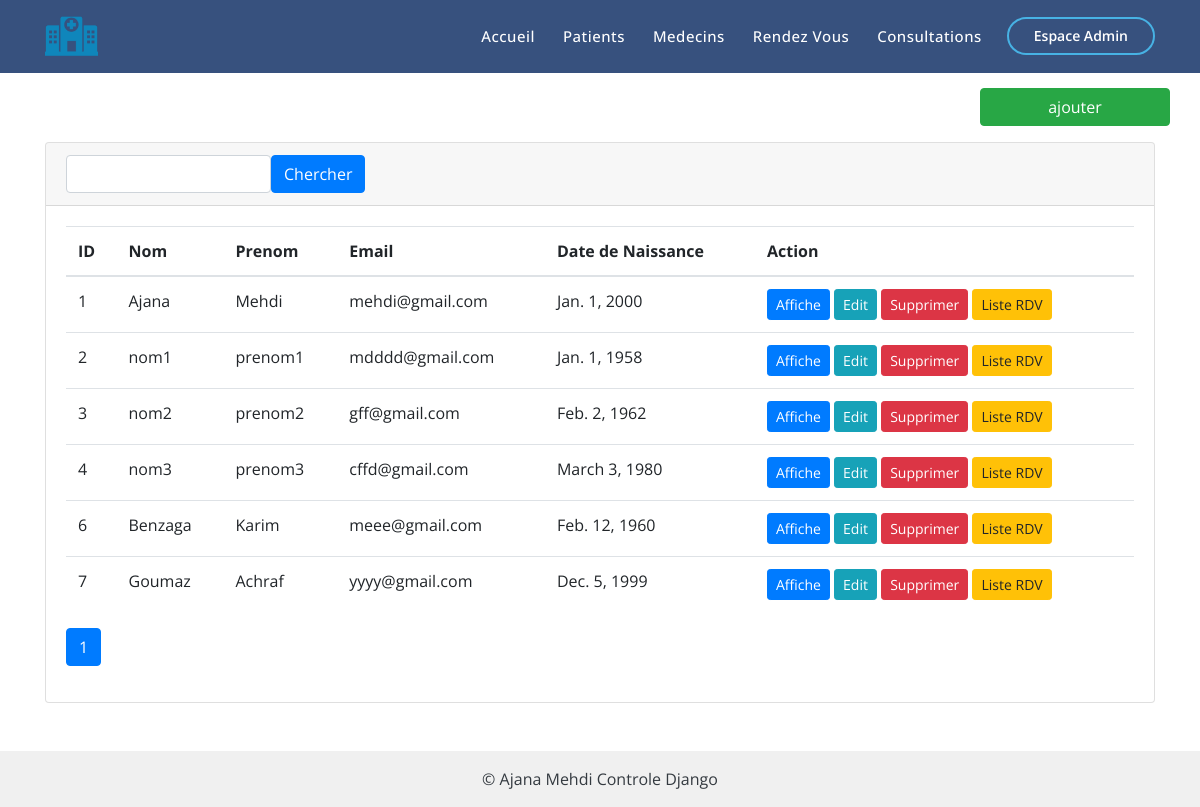
The app's page /patients/ with its own data.
### ajana_mehdi/models.py (models this page shows, shortened)
class Patient(models.Model):
    nom = models.CharField(max_length=45)
    prenom = models.CharField(max_length=45)
    email = models.EmailField(max_length=100)
    dateNaissance = models.DateField(null=True)

### ajana_mehdi/views.py (the view)
# urls.py: path('patients/',patients),
def patients(request):
     patients = Patient.objects.all()
     paginator = Paginator(patients, 10)
     page_number = request.GET.get('page')
     page_obj = paginator.get_page(page_number)
     title = 'liste des patients'
     context= {'patients': page_obj}
     return render(request, 'patients.html', context)

### ajana_mehdi/templates/patients.html (shortened to what this page needs)
{% extends 'layout.html' %}
{% block content %}
    <div class="row justify-content-between mt-3">
        <h2 class="col-4">{{ title|title }}</h2>
        <a class="btn btn-success col-2" href="/addPatient">ajouter</a>
    </div>
    <div class="card mt-3">
        <div class="card-header">
          <form action="/patient/search/" method="get">
            <div class="input-group">
              <div class="form-outline">
                <input type="search" name="name" class="form-control" id="name" />
              </div>
              <button type="submit" class="btn btn-primary" id="search">
                Chercher
              </button>
            </div>
          </form>
        </div>
        <div class="card-body">
            <table class="table table-hover">
        <thead>
            <tr>
                <th scope="col">ID</th>
              <th scope="col">Nom</th>
                <th scope="col">Prenom</th>
                <th scope="col">Email</th>
              <th scope="col">Date de Naissance</th>
              <th scope="col">Action</th>
            </tr>
          </thead>
          <tbody>
            {% for p in patients %}
            <tr>
            <td>{{p.id}}</td>
              <td>{{p.nom}}</td>
                <td>{{p.prenom}}</td>
                <td>{{p.email}} </td>
              <td>{{p.dateNaissance}}</td>
              <td>
                  <a href="/patient/details/{{ p.id }}" class="btn btn-sm btn-primary">Affiche</a>
                  <a href="/patient/update/{{ p.id }}" class="btn btn-sm btn-info">Edit</a>
                  <a href="/patient/delete/{{ p.id }}" class="btn btn-sm btn-danger" onclick="return confirm('Sur ?');">Supprimer</a>
                    <a href="/rendezvous/patient/{{ p.id }}" class="btn btn-sm btn-warning">Liste RDV</a>
              </td>
            </tr>
          {% endfor %}
          </tbody>
            </table>
            <nav aria-label="Page navigation example">
              <ul class="pagination">
                <li class="page-item active"><a class="page-link" href="?page={{ patient.number }}">{{ patients.number }}</a></li>
              </ul>
            </nav>
        </div>
    </div>
{% endblock content %}

### ajana_mehdi/templates/layout.html
{% include 'includes/header.html' %}
    <div class="container">
    {% block content %}
    {% endblock content %}
    </div>
{% include 'includes/footer.html' %}

### ajana_mehdi/templates/includes/header.html (shortened to what this page needs)
<!DOCTYPE html>
<html lang="fr">
{% block stylesheets %}
<head>
{% load static %}
  <link href="{% static 'assets/vendor/bootstrap/css/bootstrap.min.css'%}" rel="stylesheet">
  <link href="{% static 'assets/vendor/icofont/icofont.min.css" rel="stylesheet'%}">
  <link href="{% static 'assets/vendor/boxicons/css/boxicons.min.css'%}" rel="stylesheet">
  <link href="{% static 'assets/vendor/remixicon/remixicon.css" rel="stylesheet'%}">
  <link href="{% static 'assets/vendor/venobox/venobox.css" rel="stylesheet'%}">
  <link href="{% static 'assets/vendor/owl.carousel/assets/owl.carousel.min.css" rel="stylesheet'%}">
  <link href="{% static 'assets/vendor/aos/aos.css" rel="stylesheet'%}">
    <link href="{% static 'assets/style.css'%}" rel="stylesheet">
  <link href="{% static 'assets/css/style.css'%}" rel="stylesheet">
</head>
{% endblock %}
<body>
  <header id="header" class="fixed-top ">
    <div class="container d-flex align-items-center">
      <h1 class="logo mr-auto"><a href="/"><img src="{% static 'assets/hopi.png' %}"/></a></h1>
      <nav class="nav-menu d-none d-lg-block">
        <ul>
          <li><a href="/">Accueil</a></li>
          <li><a href="/patients/">Patients</a></li>
          <li><a href="/medecins/">Medecins</a></li>
          <li><a href="/rendezvous/">Rendez Vous</a></li>
            <li><a href="/consultations/">Consultations</a></li>
        </ul>
      </nav>
      <a href="/admin/" class="get-started-btn scrollto">Espace Admin</a>
    </div>
  </header>
  <br>  <br>  <br>

### ajana_mehdi/templates/includes/footer.html (shortened to what this page needs)
<footer class="text-center text-white mt-5" style="background-color: #f1f1f1;">
  <div class="text-center text-dark p-3" style="background-color: rgba(236,236,236,0.2);">
    © Ajana Mehdi Controle Django
  </div>
</footer>
  </body>
</html>

### ajana_mehdi/static/assets/css/style.css (style rules this page uses)
body { font-family: "Open Sans", sans-serif; color: #444444; }
a { color: #47b2e4; }
h1, h2, h3, h4, h5, h6 { font-family: "Jost", sans-serif; }
#header { transition: all 0.5s; z-index: 997; padding: 15px 0; background: #37517e; }
#header .logo { font-size: 30px; margin: 0; padding: 0; line-height: 1; font-weight: 500; letter-spacing: 2px; text-transform: uppercase; }
#header .logo a { color: #fff; }
#header .logo img { max-height: 40px; }
.nav-menu ul { margin: 0; padding: 0; list-style: none; }
.nav-menu > ul { display: flex; }
.nav-menu > ul > li { position: relative; white-space: nowrap; padding: 10px 0 10px 28px; }
.nav-menu a { display: block; position: relative; color: #fff; transition: 0.3s; font-size: 15px; letter-spacing: 0.5px; font-weight: 500; font-family: "Open Sans", sans-serif; }
.get-started-btn { margin-left: 25px; color: #fff; border-radius: 50px; padding: 6px 25px 7px 25px; white-space: nowrap; transition: 0.3s; font-size: 14px; display: inline-block; border: 2px solid #47b2e4; font-weight: 600; }

### records on screen
Patient: id "1", nom "Ajana", prenom "Mehdi", email "mehdi@gmail.com", dateNaissance "Jan. 1, 2000"
Patient: id "2", nom "nom1", prenom "prenom1", email "mdddd@gmail.com", dateNaissance "Jan. 1, 1958"
Patient: id "3", nom "nom2", prenom "prenom2", email "gff@gmail.com", dateNaissance "Feb. 2, 1962"
Patient: id "4", nom "nom3", prenom "prenom3", email "cffd@gmail.com", dateNaissance "March 3, 1980"
Patient: id "6", nom "Benzaga", prenom "Karim", email "meee@gmail.com", dateNaissance "Feb. 12, 1960"
Patient: id "7", nom "Goumaz", prenom "Achraf", email "yyyy@gmail.com", dateNaissance "Dec. 5, 1999"

### other values on screen
{{ patients.number }} "1"
